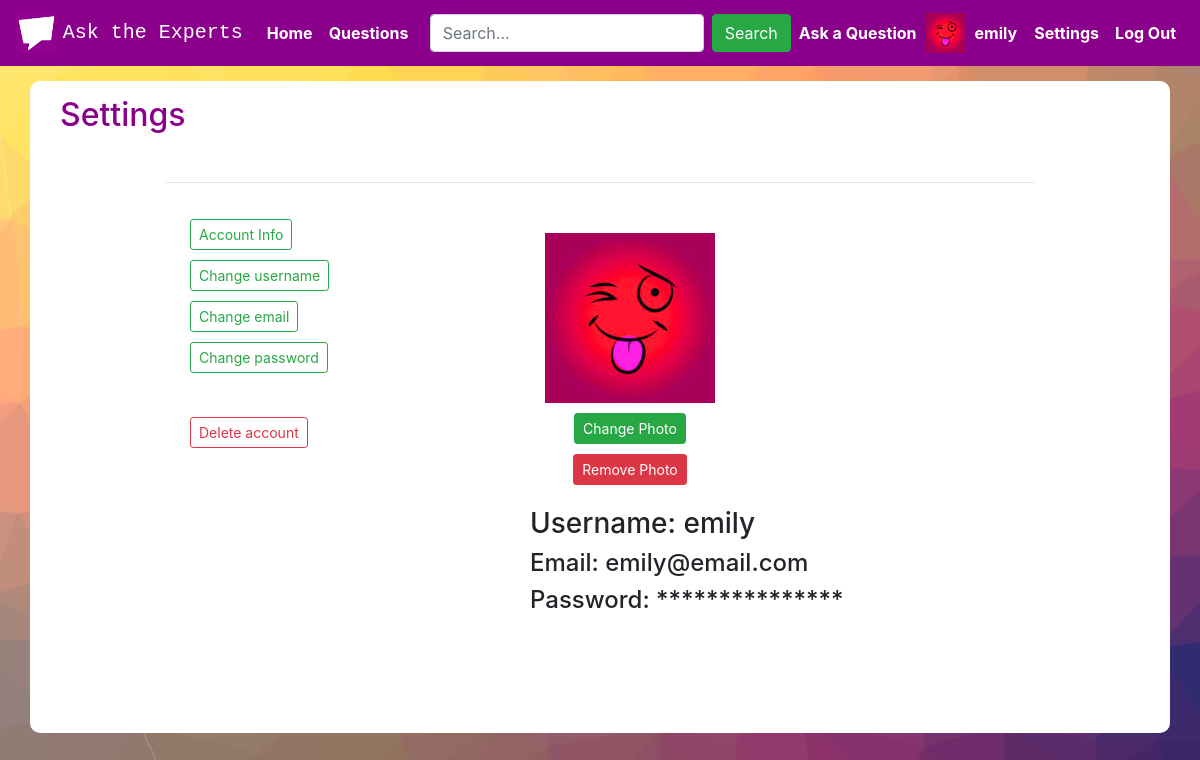
/settings (signed in), run on the app's committed database.
### asktheexperts/models.py (models this page shows, shortened)
class User(AbstractUser):
    photo = models.ImageField(upload_to='images/', default="images/default_image.jpg")
    upvote_question = models.ManyToManyField("Question", symmetrical=False, related_name="question_upvoted")
    upvote_answer = models.ManyToManyField("Answer", symmetrical=False, related_name="answer_upvoted")
    downvote_question = models.ManyToManyField("Question", symmetrical=False, related_name="question_downvoted")
    downvote_answer = models.ManyToManyField("Answer", symmetrical=False, related_name="answer_downvoted")
    score = models.IntegerField(default=1)
    joined = models.DateField(auto_now_add=True)

### asktheexperts/views.py (the view)
# urls.py: path("settings", views.settings, name="settings"),
@login_required()
def settings(request):
    return render(request, "asktheexperts/account_info.html")

### asktheexperts/templates/asktheexperts/account_info.html (shortened to what this page needs)
{% extends "asktheexperts/settings.html" %}
{% load static %}
{% block div %}
        <div id="account-info-view" class="col">
            <div id="photo-settings" class="col">
                <br>
                <img class="img-fluid" src="{{ user.photo.url }}" height="200px" width="200px">
                <div class="row justify-content-center" style="margin-top:10px">
                    <a href="{% url 'change_photo' %}">
                        <button class="btn btn-sm btn-success">Change Photo</button>
                    </a>
                </div>
                <div class="row justify-content-center" style="margin-top:10px">
                    <form action="{% url 'remove_photo' %}" method="post">
                        <div class="form-group">
                            <input class="btn btn-sm btn-danger" type="submit" value="Remove Photo">
                        </div>
                    </form>
                </div>
            </div>
            <br>
            <br>
            <div>
                <h3>
                    Username: {{ user.username }}
                </h3>
            </div>
            <div>
                <h4>
                    Email: {{ user.email }}
                </h4>
            </div>
            <div>
                <h4>
                    Password: ***************
                </h4>
            </div>
        </div>
{% endblock %}

### asktheexperts/templates/asktheexperts/layout.html (shortened to what this page needs)
{% load static %}
<!DOCTYPE html>
<html lang="en">
    <head>
        <link rel="stylesheet" href="https://stackpath.bootstrapcdn.com/bootstrap/4.4.1/css/bootstrap.min.css">
        <link href="{% static 'asktheexperts/styles.css' %}" rel="stylesheet">
    </head>
    <body>
        <nav id="nav-bar" class="navbar navbar-expand-lg navbar-dark">
            <a class="navbar-brand" href="{% url 'index' %}">
                <img src="/static/logo.png" height="40px" loading="lazy">
                <span id="ask-name">Ask the Experts</span>
            </a>
            <div class="collapse navbar-collapse" id="navbarSupportedContent">
                <ul class="navbar-nav mr-auto">
                    <li class="nav-item active">
                        <a class="nav-link" href="{% url 'index' %}"><strong>Home</strong> <span class="sr-only">(current)</span></a>
                    </li>
                    <li class="nav-item active">
                        <a class="nav-link" href="{% url 'questions' %}"><strong>Questions</strong></a>
                    </li>
                </ul>
                <ul class="navbar-nav ml-auto">
                    <form class="form-inline my-2 my-lg-0" action="{% url 'search' %}" method="get">
                        <input class="form-control mr-sm-2" type="text" name="q" placeholder="Search..." aria-label="Search">
                        <button class="btn btn-success my-2 my-sm-0" type="submit">Search</button>
                    </form>
                    {% if user.is_authenticated %}
                        <li class="nav-item active">
                            <a class="nav-link" href="{% url 'ask_question' %}"><strong>Ask a Question</strong></a>
                        </li>
                        <a class="no-decoration" href="{% url 'profile' user.id user.username %}">
                            <div class="row" style="margin-left: 1px; margin-right: 1px;">
                                <li class="nav-item active">
                                    <img src="{{ user.photo.url }}" height="40px" width="40px">
                                </li>
                                <li class="nav-item active" style="margin-left: 1px;">
                                    <span class="nav-link"><strong>{{ user.username }}</strong></span>
                                </li>
                            </div>
                        </a>
                        <li class="nav-item active">
                            <a class="nav-link" href="{% url 'settings' %}"><strong>Settings</strong></a>
                        </li>
                        <li class="nav-item active">
                            <a class="nav-link" href="{% url 'logout' %}"><strong>Log Out</strong></a>
                        </li>
                    {% endif %}
                </ul>
            </div>
        </nav>
        {% block body %}
        {% endblock %}
    </body>
</html>

### asktheexperts/static/asktheexperts/styles.css (style rules this page uses)
#nav-bar { background-color: darkmagenta; }
body { background: url('/static/background.png') fixed; background-size: cover; }
#ask-name { font-family: monospace; }
button { background-color: Transparent; background-repeat:no-repeat; border: none; cursor:pointer; overflow: hidden; outline:none; }
#photo-settings { width: 200px; height: 250px; }

### data on the page
User: photo (picture), username "emily", email "emily@email.com"
